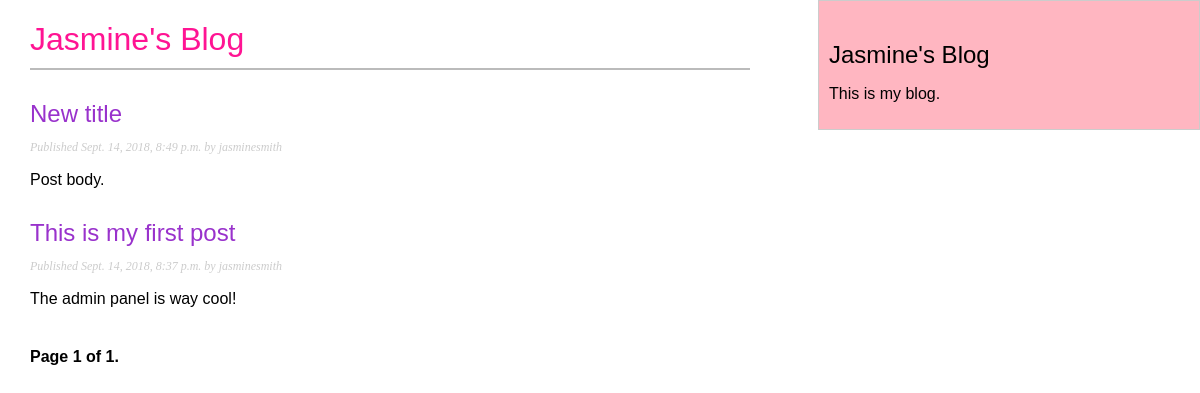
Page /blog/ on the earlier database version.
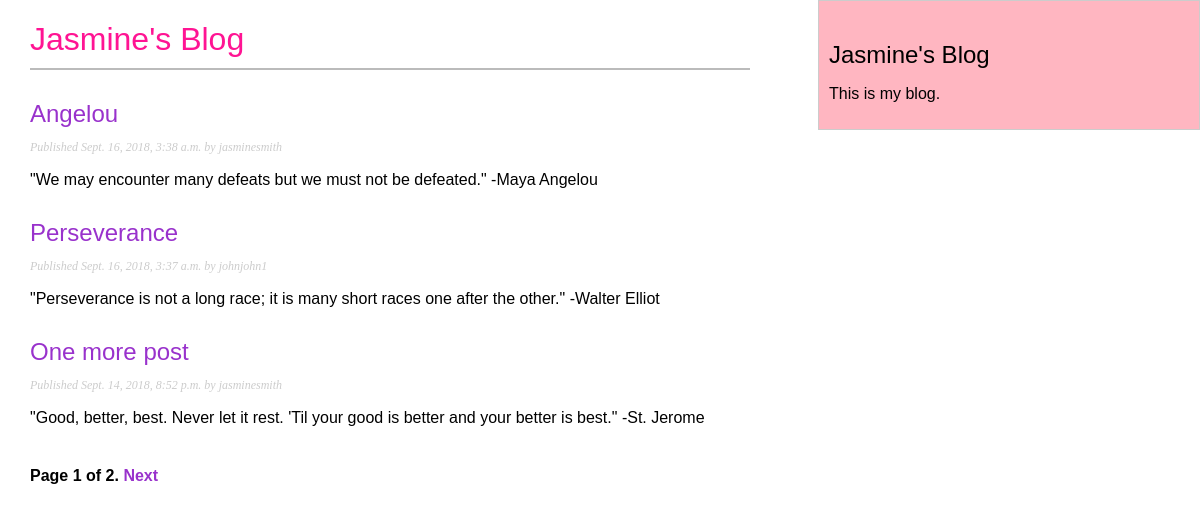
Same page on the later database version.
### blog/models.py (models this page shows, shortened)
class Post (models.Model):
    STATUS_CHOICES = (
        ('draft', 'Draft'),
        ('published', 'Published'),
    )
    title = models.CharField(max_length=250)
    slug = models.SlugField(max_length=250,
                            unique_for_date='publish')
    author = models.ForeignKey(User,
                               on_delete=models.CASCADE,
                               related_name='blog_posts')
    body = models.TextField()
    publish = models.DateTimeField(default=timezone.now)
    created = models.DateTimeField(auto_now_add=True)
    updated = models.DateTimeField(auto_now=True)
    status = models.CharField(max_length=10,
                              choices=STATUS_CHOICES,
                              default='draft')
    objects = models.Manager()      # The default manager.
    published = PublishedManager()  # Custom manager.
    def get_absolute_url(self):
        return reverse('blog:post_detail',
                       args=[self.publish.year,
                             self.publish.month,
                             self.publish.day,
                             self.slug])
    class Meta:
        ordering = ('-publish',)

### blog/views.py (the view)
# urls.py: path('',views.PostListView.as_view(), name='post_list'),
class PostListView(ListView):
    queryset = Post.published.all()
    context_object_name = 'posts'
    paginate_by = 3
    template_name = 'blog/post/list.html'

### blog/templates/blog/post/list.html (shortened to what this page needs)
{% extends "blog/base.html" %}
{% block content %}
    <h1>Jasmine's Blog</h1>
    {% for post in posts %}
        <h2>
            <a href="{{ post.get_absolute_url }}">
                {{ post.title }}
            </a>
        </h2>
        <p class="date">
            Published {{ post.publish }} by {{ post.author }}
        </p>
        {{ post.body|truncatewords:30|linebreaks }}
        {% endfor %}
        {% include "pagination.html" with page=page_obj %}
    {% endblock %}

### blog/templates/blog/base.html (shortened to what this page needs)
{%  load static %}
<!DOCTYPE html>
<html>
<head>
    <link rel="stylesheet" type= "text/css" href="{% static 'blog/styles.css' %}" >
</head>
<body>
    <div id="content">
        {% block content %}
        {% endblock %}
    </div>
    <div id="sidebar">
        <h2>Jasmine's Blog</h2>
          <p>This is my blog.</p>
    </div>
</body>
</html>

### blog/templates/pagination.html (shortened to what this page needs)
<div class="pagination">
    <span class="step-links">
        <span class="current">
            Page {{ page.number }} of {{ page.paginator.num_pages }}.
        </span>
        {% if page.has_next %}
            <a href="?page={{ page.next_page_number }}">Next</a>
        {% endif %}
    </span>
</div>

### blog/static/blog/styles.css (style rules this page uses)
body { margin:0; padding:0; font-family:helvetica, sans-serif; }
a { color: darkorchid; text-decoration:none; }
h1 { font-weight:normal; border-bottom:2px solid #bbb; padding:0 0 10px 0; color: deeppink; }
h2 { font-weight:normal; margin:30px 0 0; }
#content { float:left; width:60%; padding:0 0 0 30px; }
#sidebar { float:right; width:30%; padding:10px; background: lightpink; height:100%; border:1px solid #ccc; }
p.date { color:#ccc; font-family: georgia, serif; font-size: 12px; font-style: italic; }
.pagination { margin:40px 0; font-weight:bold; }

Differences in the rows shown:
no longer on this page (row edited): Post: title "New title", publish "Sept. 14, 2018, 8:49 p.m.", author "jasminesmith", body "Post body."
no longer on this page (row edited): Post: title "This is my first post", publish "Sept. 14, 2018, 8:37 p.m.", author "jasminesmith", body "The admin panel is way cool!"
added Post: title "Angelou", publish "Sept. 16, 2018, 3:38 a.m.", author "jasminesmith", body "\"We may encounter many defeats but we must not be defeated.\" -Maya Angelou"
added Post: title "Perseverance", publish "Sept. 16, 2018, 3:37 a.m.", author "johnjohn1", body "\"Perseverance is not a long race; it is many short races one after the other.\" -Walter Elliot"
now on this page (row edited): Post: title "One more post", publish "Sept. 14, 2018, 8:52 p.m.", author "jasminesmith", body "\"Good, better, best. Never let it rest. 'Til your good is better and your better is best.\" -St. Jerome"
Other differences:
{{ page.paginator.num_pages }}: "1" → "2"
text now shown: "Next"
